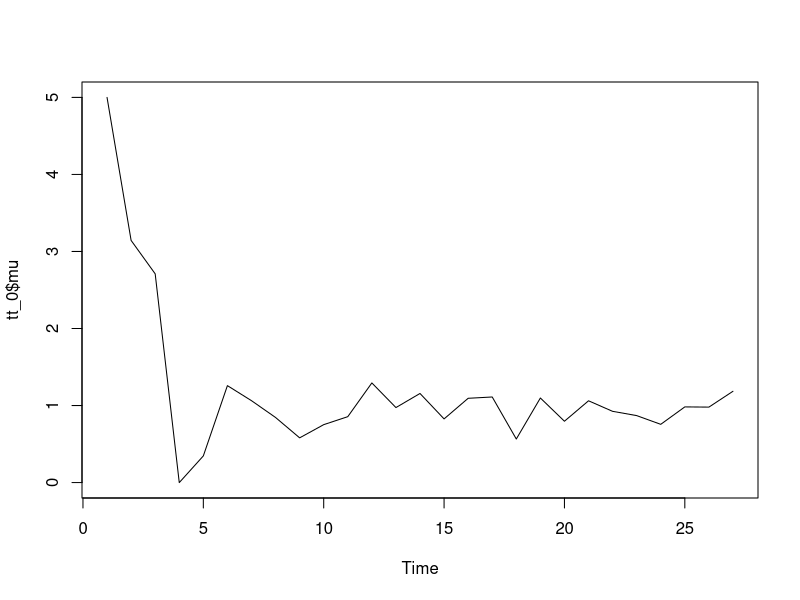
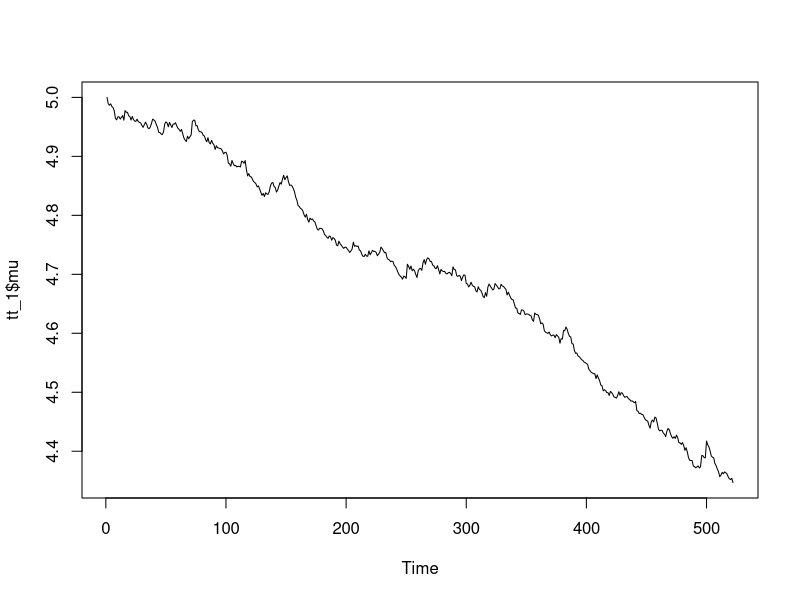
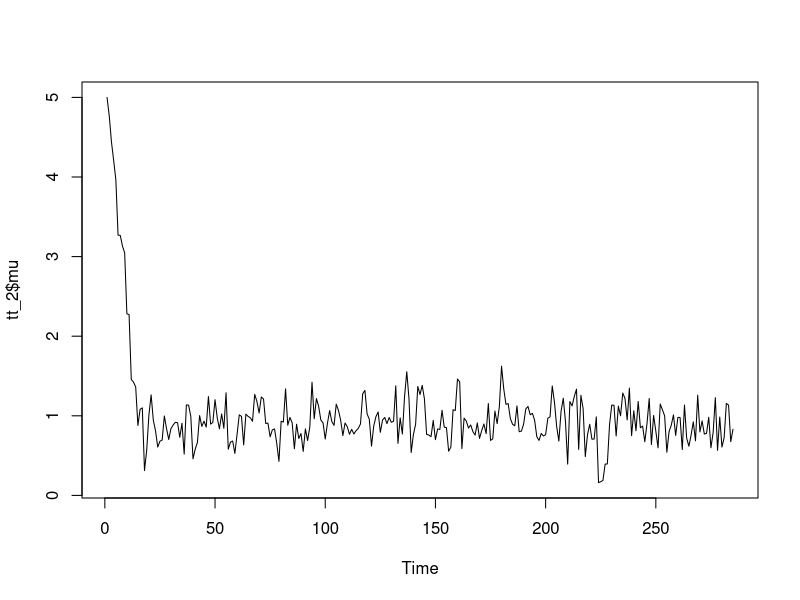
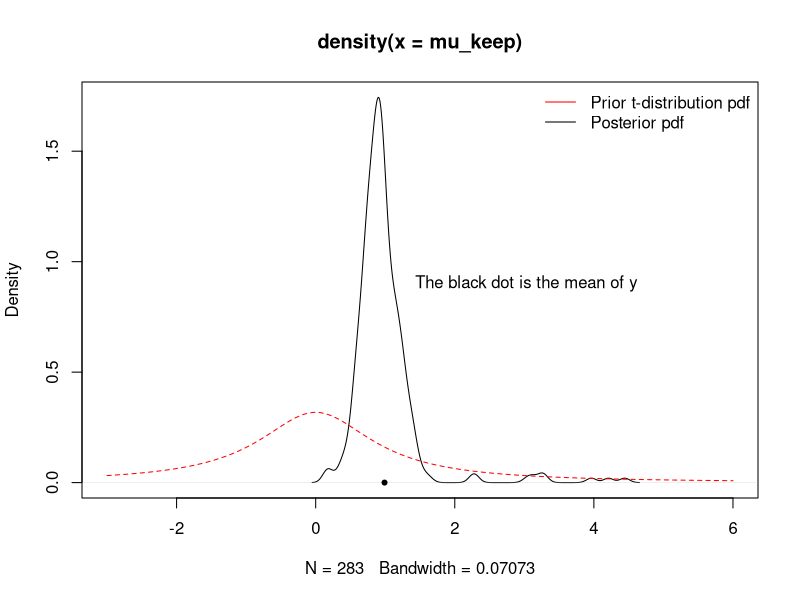
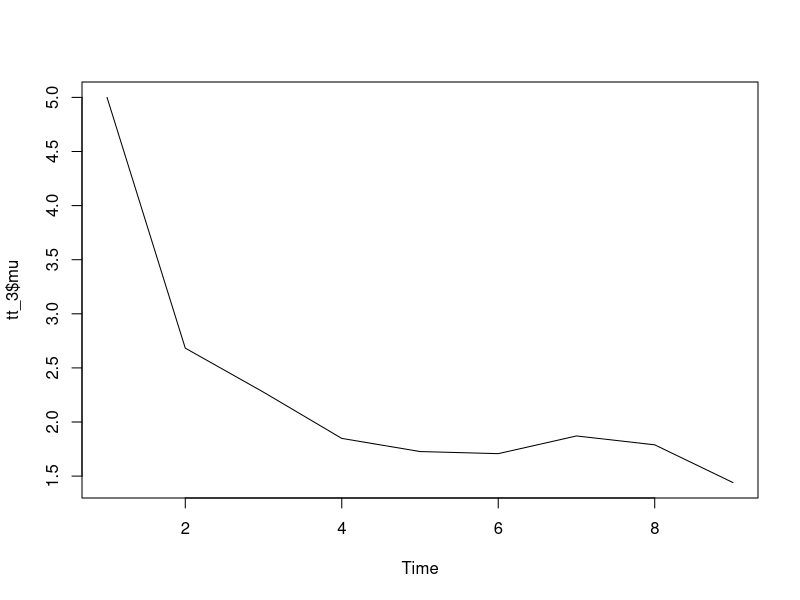

These figures' R source, in order:
## ---- chunk 1
lg=function(mu, n, ybar)
{ mu2=mu^2
  n*(ybar*mu-mu2/2)-log(1+mu2)}

mu_now=10
cand_sd=5
y=c(1.2,1.4,-0.5,0.3,0.9,2.3,1.0,0.1,1.3,1.9)
ybar=mean(y)

mh<-function(mu_now,type_MH,cand_sd)
{
m=1000
n=length(y)
mu_storage<-c()
mu_storage<-c(mu_storage,mu_now)
acceptance_count=0

for (i in 1:m)
{
  if (type_MH=="randomwalk")  # random walk
  {
  mu_cand = rnorm(n=1, mean=mu_now, sd=cand_sd)
  }
  else
  {
    if(type_MH=="independent")  # independent, as mean is fixed
    {mu_cand = rnorm(n=1, mean=3, sd=cand_sd)}
    else
    {print("woring type of MH")
     break
    }
  }
  
  lg_alpha=lg(mu_cand,n=n,ybar = ybar)-lg(mu_now,n=n,ybar=ybar)
  alpha=exp(lg_alpha)
  if(alpha>1)
    {mu_now=mu_cand
    mu_storage<-c(mu_storage,mu_cand)
    acceptance_count=acceptance_count+1}
  else
    {random_p=runif(1)
    if(alpha>random_p)
      {mu_now=mu_cand
      acceptance_count=acceptance_count+1}
    else
      {mu_now=mu_now}
    }
}

list(mu=mu_storage,accpt=acceptance_count/m)
}

tt_0<-mh(mu_now=5,type_MH="randomwalk",cand_sd=10)
plot.ts(tt_0$mu)
tt_0$accpt

tt_1<-mh(mu_now=5,type_MH="randomwalk",cand_sd=0.005)
plot.ts(tt_1$mu)
tt_1$accpt

tt_2<-mh(mu_now=5,type_MH="randomwalk",cand_sd=0.5)
plot.ts(tt_2$mu)
tt_2$accpt
## ---- chunk 2
mu_keep<-tt_2$mu[-c(1:2)]
plot(density(mu_keep),xlim=c(-3,6))
curve(dt(x,df=1),lty=2,add = TRUE,col="red")
legend("topright",legend=c("Prior t-distribution pdf", "Posterior pdf"), col=c("red","black"), lty=1, bty="n")
points(ybar,0,pch=20)
legend(1,1, legend="The black dot is the mean of y",bty="n")
## ---- chunk 3
tt_3<-mh(mu_now=5,type_MH="independent",cand_sd=0.5)
plot.ts(tt_3$mu)
tt_3$accpt

#tt_4<-mh(mu_now=5,type_MH="hello",cand_sd=0.5)
#tt_4
